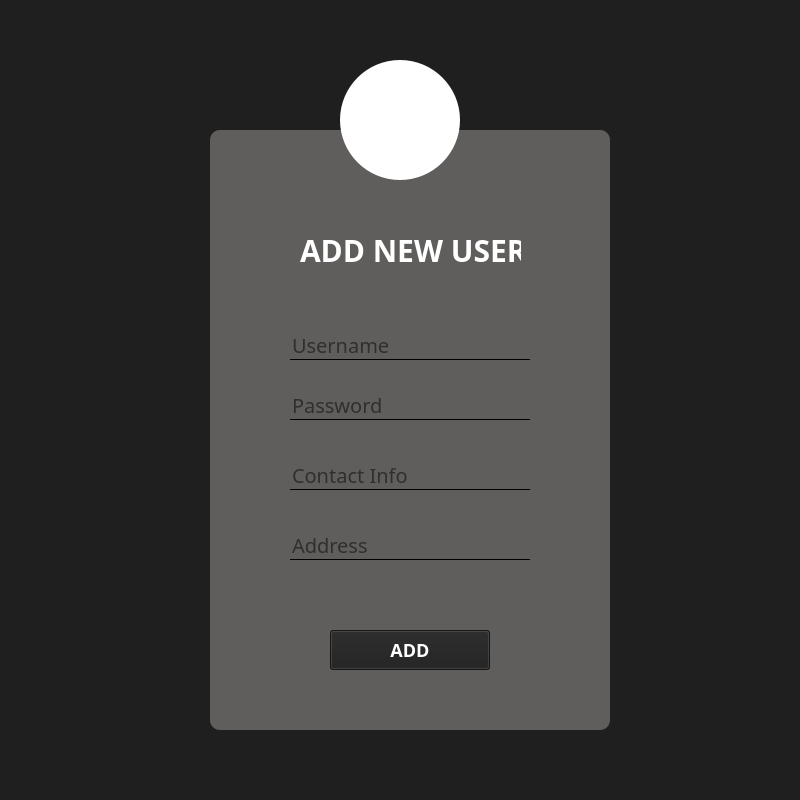
<?xml version="1.0" encoding="UTF-8"?>
<ui version="4.0">
 <class>addNewUser</class>
 <widget class="QMainWindow" name="addNewUser">
  <property name="geometry">
   <rect>
    <x>0</x>
    <y>0</y>
    <width>800</width>
    <height>800</height>
   </rect>
  </property>
  <property name="sizePolicy">
   <sizepolicy hsizetype="Preferred" vsizetype="Preferred">
    <horstretch>0</horstretch>
    <verstretch>0</verstretch>
   </sizepolicy>
  </property>
  <property name="minimumSize">
   <size>
    <width>800</width>
    <height>800</height>
   </size>
  </property>
  <property name="maximumSize">
   <size>
    <width>800</width>
    <height>800</height>
   </size>
  </property>
  <property name="sizeIncrement">
   <size>
    <width>0</width>
    <height>0</height>
   </size>
  </property>
  <property name="windowTitle">
   <string>MainWindow</string>
  </property>
  <property name="styleSheet">
   <string notr="true">*{
font-family: century gothic;
font-size: 30px;
background-color:#201f1f;
}
QFrame{
background: #605E5C ;
border-radius:10px;

}
QLabel{
color:white;
font-weight: bold;
}
QToolButton{
background:white;
border-radius:60px;
}
QLineEdit{
background: transparent;
border:none;
color:BLACK;
border-bottom:1px solid black;
font-size:20px;
}
QPushButton{
font-size:18px;
font-weight:bold;
color:white ;
background:#201f1f;
}
QPushButton:hover{
color:white;
background-color:black;
}
#logoLabel{
background:transparent;
}</string>
  </property>
  <widget class="QWidget" name="centralwidget">
   <widget class="QFrame" name="addNewUserForm_frame">
    <property name="geometry">
     <rect>
      <x>210</x>
      <y>130</y>
      <width>400</width>
      <height>600</height>
     </rect>
    </property>
    <property name="frameShape">
     <enum>QFrame::StyledPanel</enum>
    </property>
    <property name="frameShadow">
     <enum>QFrame::Raised</enum>
    </property>
    <widget class="QLabel" name="addNewUser_label">
     <property name="geometry">
      <rect>
       <x>90</x>
       <y>100</y>
       <width>221</width>
       <height>40</height>
      </rect>
     </property>
     <property name="text">
      <string>ADD NEW USER</string>
     </property>
    </widget>
    <widget class="QLineEdit" name="username_field">
     <property name="geometry">
      <rect>
       <x>80</x>
       <y>200</y>
       <width>240</width>
       <height>30</height>
      </rect>
     </property>
     <property name="text">
      <string/>
     </property>
     <property name="placeholderText">
      <string>Username</string>
     </property>
    </widget>
    <widget class="QLineEdit" name="password_field">
     <property name="geometry">
      <rect>
       <x>80</x>
       <y>260</y>
       <width>240</width>
       <height>30</height>
      </rect>
     </property>
     <property name="text">
      <string/>
     </property>
     <property name="echoMode">
      <enum>QLineEdit::Password</enum>
     </property>
     <property name="placeholderText">
      <string>Password</string>
     </property>
    </widget>
    <widget class="QPushButton" name="add_pushButton">
     <property name="geometry">
      <rect>
       <x>120</x>
       <y>500</y>
       <width>160</width>
       <height>40</height>
      </rect>
     </property>
     <property name="text">
      <string>ADD</string>
     </property>
    </widget>
    <widget class="QLineEdit" name="contactInfo_field">
     <property name="geometry">
      <rect>
       <x>80</x>
       <y>330</y>
       <width>240</width>
       <height>30</height>
      </rect>
     </property>
     <property name="text">
      <string/>
     </property>
     <property name="placeholderText">
      <string>Contact Info</string>
     </property>
    </widget>
    <widget class="QLineEdit" name="address_field">
     <property name="geometry">
      <rect>
       <x>80</x>
       <y>400</y>
       <width>240</width>
       <height>30</height>
      </rect>
     </property>
     <property name="text">
      <string/>
     </property>
     <property name="placeholderText">
      <string>Address</string>
     </property>
    </widget>
   </widget>
   <widget class="QLabel" name="logo_label">
    <property name="geometry">
     <rect>
      <x>330</x>
      <y>70</y>
      <width>150</width>
      <height>100</height>
     </rect>
    </property>
    <property name="styleSheet">
     <string notr="true">background: transparent;</string>
    </property>
    <property name="text">
     <string/>
    </property>
    <property name="pixmap">
     <pixmap resource="resource01.qrc">:/logo/surveilialogo.PNG</pixmap>
    </property>
    <property name="scaledContents">
     <bool>true</bool>
    </property>
   </widget>
   <widget class="QToolButton" name="logo_toolButton">
    <property name="geometry">
     <rect>
      <x>340</x>
      <y>60</y>
      <width>120</width>
      <height>120</height>
     </rect>
    </property>
    <property name="text">
     <string/>
    </property>
   </widget>
   <zorder>addNewUserForm_frame</zorder>
   <zorder>logo_toolButton</zorder>
   <zorder>logo_label</zorder>
  </widget>
 </widget>
 <resources>
  <include location="resource01.qrc"/>
 </resources>
 <connections/>
</ui>
